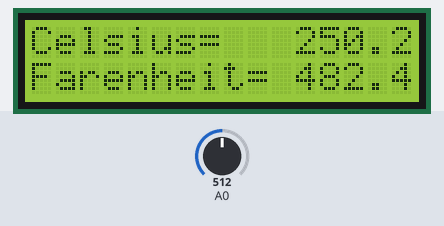
A sketch run on a simulated Arduino Uno, built with avr-gcc and run on an emulated ATmega328P. On the bench: 16×2 character LCD. Inputs (shaded band) come from the test bench; at power-on: A0 = 512.

Above: at 1.2 s.
1.3 s: A0 set to 716
At 2.3 s:
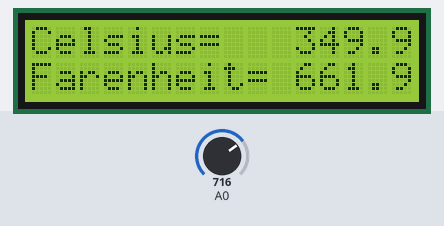
2.9 s: A0 set to 900
At 4.1 s:
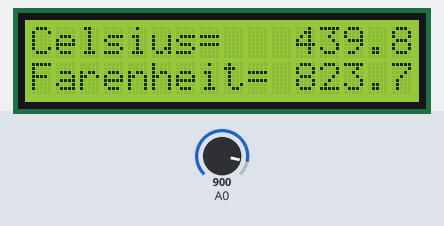
4.4 s: A0 set to 1023
At 4.9 s:
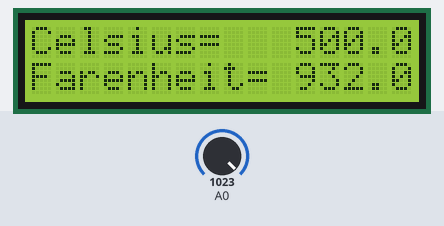
Timing chart, 0 to 7.4 s (numbered marks = the images above; inputs shaded):
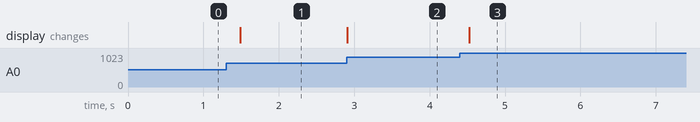

Measured:
- after the input at 1.3 s, the display: changes after 0.19 s (image 1)
- after the input at 2.9 s, the display: changes at once (image 2)
- after the input at 4.4 s, the display: changes after 0.13 s (image 3)

The sketch:

code.ino
```cpp
#include <LiquidCrystal.h>
LiquidCrystal lcd(12,11,5,4,3,2);


float centi()
{
  int dato;
  float c;
  dato=analogRead(A0);
  c = (500.0 * dato)/1023;
  return(c);
}

float kelvin(float cent)
{
  float k;
  k=cent+273.15;
  return(k);
}

float fahren(float cent)
{
  float f;
  f = cent*1.8 + 32;
  return f;
}

float rankin(float cent)
{
  float r;
  r=(cent+273.15)*1.8;
  return r;
}
void setup()
{
  lcd.begin(16,2);
  lcd.print("Celsius=");
lcd.setCursor(0,1);
lcd.print("Farenheit=");
}

void loop()
{
  float Centigrados = centi();
  float Farenheit = fahren(Centigrados);


  lcd.setCursor(11,0);
  lcd.print(Centigrados);

  lcd.setCursor(11,1);
  lcd.print(Farenheit);


  delay(200);

}
```
